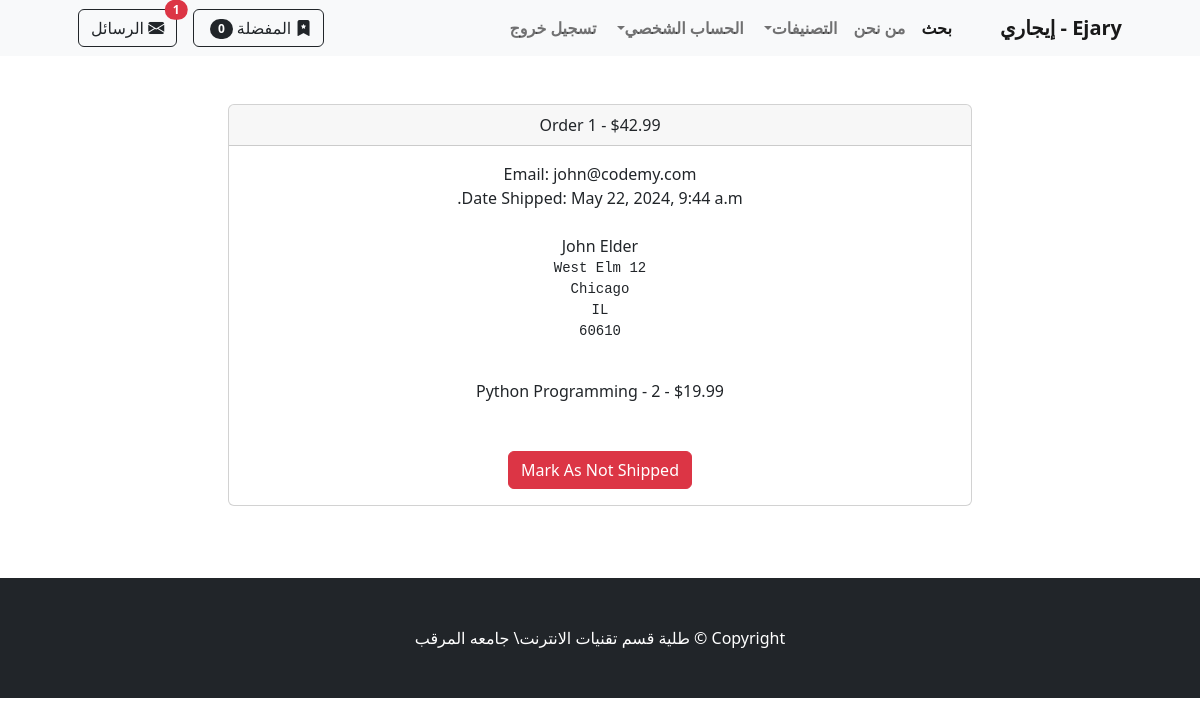
/payment/orders/1 (signed in), run on the app's committed database.
### payment/models.py (models this page shows, shortened)
class Order(models.Model):
	user = models.ForeignKey(User, on_delete=models.CASCADE, null=True, blank=True)
	full_name = models.CharField(max_length=250)
	email = models.EmailField(max_length=250)
	shipping_address = models.TextField(max_length=15000)
	amount_paid = models.DecimalField(max_digits=7, decimal_places=2)
	date_ordered = models.DateTimeField(auto_now_add=True)
	shipped = models.BooleanField(default=False)
	date_shipped = models.DateTimeField(blank=True, null=True)

class OrderItem(models.Model):
	order = models.ForeignKey(Order, on_delete=models.CASCADE, null=True)
	product = models.ForeignKey(Product, on_delete=models.CASCADE, null=True)
	user = models.ForeignKey(User, on_delete=models.CASCADE, null=True, blank=True)
	quantity = models.PositiveBigIntegerField(default=1)
	price = models.DecimalField(max_digits=7, decimal_places=2)

### store/models.py (models this page shows)
class Product(models.Model):
    name = models.CharField(max_length=100)
    price = models.DecimalField(default=0, decimal_places=2, max_digits=6)
    category = models.ForeignKey(Category, on_delete=models.CASCADE, default=1)
    description = models.CharField(max_length=250, default='', blank=True, null=True)
    image = models.ImageField(upload_to='uploads/product/')
    is_sale = models.BooleanField(default=False)
    sale_price = models.DecimalField(default=0, decimal_places=2, max_digits=6)
    user = models.ForeignKey(User, on_delete=models.CASCADE)  # المستخدم الذي أضاف الإعلان
    city = models.ForeignKey(City, on_delete=models.CASCADE, null=True, blank=True)  # المدينة
    phone_number = models.CharField(
        max_length=10,
        validators=[
            RegexValidator(
                regex=r'^(092|091|094|093)\d{7}$',
                message="Phone number must start with 092, 091, 094, or 093 and be 10 digits long."
            )
        ],
        help_text="Enter a valid phone number starting with 092, 091, 094, or 093."
    )
    def __str__(self):
        return self.name

### payment/views.py (the view, shortened to what this page needs)
# urls.py: path('orders/<int:pk>', views.orders, name='orders'),
def orders(request, pk):
	if request.user.is_authenticated and request.user.is_superuser:
		order = Order.objects.get(id=pk)
		items = OrderItem.objects.filter(order=pk)
		return render(request, 'payment/orders.html', {"order":order, "items":items})
	else:
		messages.success(request, "Access Denied")
		return redirect('home')

### cart/cart.py (called while the page is built)
	def __len__(self):
		return len(self.cart)

### cart/context_processors.py (called while the page is built)
def cart(request):
	return {'cart': Cart(request)}

### store/views.py (called while the page is built)
def categories_processor(request):
    return {
        'categories': Category.objects.all()
    }

def base_context(request):
    if request.user.is_authenticated:
        unread_count = ChatMessage.objects.filter(receiver=request.user, is_read=False).count()
    else:
        unread_count = 0
    return {'unread_count': unread_count}

### payment/templates/payment/orders.html (shortened to what this page needs)
{% extends 'base.html' %}
{% block content %}
        <div class="container">
        	<div class="row">
        		<center>
        			<div class="col-8">
        				<br/><br/>
<div class="card">
  <div class="card-header">
    Order {{ order.id}} - ${{order.amount_paid}}
  </div>
  <div class="card-body">
    Email: {{ order.email}}<br/>
    {% if order.date_shipped %}
      Date Shipped: {{ order.date_shipped}}
    {% else %}
     Date Ordered: {{ order.date_ordered}}
    {% endif %}
    <br/><br/>
    {{ order.full_name }}<br/>
    <pre>{{ order.shipping_address }}
    </pre>
    {% for item in items %}
      {{ item.product }} - {{ item.quantity }} - ${{ item.price }}<br/>
    {% endfor %}
    <br/><br/>
    {% if not order.shipped %}
    <form method="POST">
      {% csrf_token %}
      <input type="hidden" name="shipping_status" value="true">
      <button type="Submit" class="btn btn-success">Mark As Shipped</button>
    </from>
    {% else %}
    <form method="POST">
      <button type="Submit" class="btn btn-danger">Mark As Not Shipped</button>
    {% endif %}
  </div>
</div>
<br/>
<br/><br/>
        			</div>
        		</center>
        	</div>
        </div>
{% endblock %}

### data on the page
Order: id "1", amount_paid "42.99", email "john@codemy.com", date_shipped "May 22, 2024, 9:44 a.m.", full_name "John Elder", shipping_address "12 West Elm Chicago IL 60610"
OrderItem: product "Python Programming", quantity "2", price "19.99"

### other printed values
{{ cart|length }} "0"
{{ unread_count }} "1"
